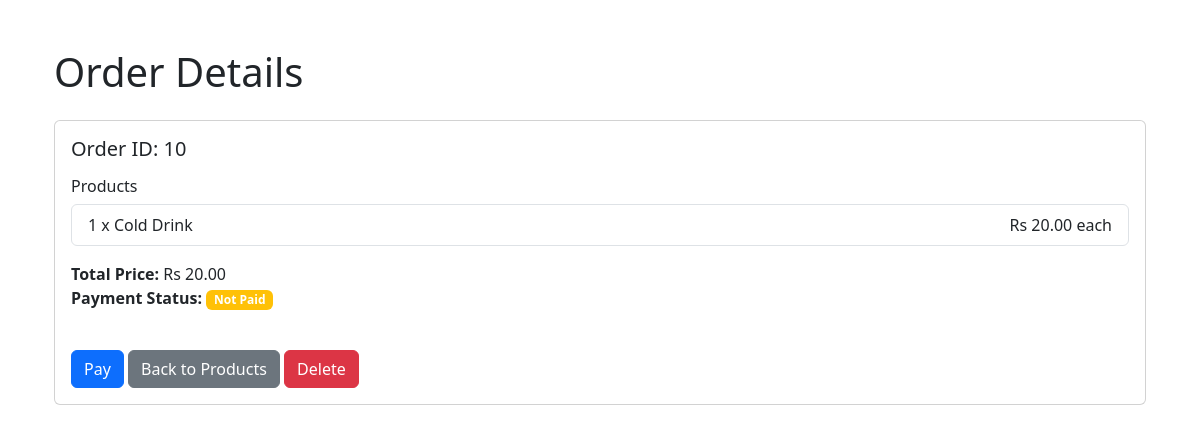
The app's page /order/10/ with its own data.
### store/models.py (models this page shows, shortened)
class Order(models.Model):
    created_at = models.DateTimeField(auto_now_add=True)
    transaction_id = models.CharField(max_length=20, null=True)
    paid = models.BooleanField(default=False)
    def total_price(self):
        return sum(item.product.price * item.quantity for item in self.items.all())

class OrderItem(models.Model):
    order = models.ForeignKey(Order, related_name='items', on_delete=models.CASCADE)
    product = models.ForeignKey(Product, on_delete=models.CASCADE)
    quantity = models.PositiveIntegerField()

class Product(models.Model):
    name = models.CharField(max_length=100)
    price = models.DecimalField(max_digits=10, decimal_places=2)
    image = models.ImageField(upload_to='images/', blank=True, null=True)

### store/views.py (the view)
# urls.py: path('order/<int:order_id>/', views.order_detail, name='order_detail'),
def order_detail(request, order_id):
    order = Order.objects.get(id=order_id)
    return render(request, 'store/order_detail.html', {'order': order})

### store/templates/store/order_detail.html (shortened to what this page needs)
{% extends 'store/base.html' %}
{% block content %}
<div class="container mt-5">
    <h1 class="mb-4">Order Details</h1>
    <div class="card">
        <div class="card-body">
            <h5 class="card-title">Order ID: {{ order.id }}</h5>
            <h6 class="mt-3">Products</h6>
            <ul class="list-group">
                {% for item in order.items.all %}
                <li class="list-group-item d-flex justify-content-between align-items-center">
                    {{ item.quantity }} x {{ item.product.name }}
                    <span>Rs {{ item.product.price }} each</span>
                </li>
                {% endfor %}
            </ul>
            <div class="mt-3">
                <strong>Total Price:</strong> Rs {{ order.total_price }}
            </div>
            <p><strong>Payment Status:</strong>
                <span class="badge {% if order.paid %}bg-success{% else %}bg-warning{% endif %}">
                    {% if order.paid %}Paid{% else %}Not Paid{% endif %}
                </span>
            </p>
            <a href="{% url 'payment' order_id=order.id %}" class="btn btn-primary mt-4">Pay</a>
            <a href="{% url 'product_list' %}" class="btn btn-secondary mt-4">Back to Products</a>
            <form method="post" action="{% url 'delete_order' order.id %}" class="d-inline">
                <button type="submit" class="btn btn-danger mt-4" onclick="return confirm('Are you sure you want to delete this order?');">Delete</button>
            </form>
        </div>
    </div>
</div>
{% endblock %}

### records on screen
Order: id "10", total_price "20.00"
OrderItem: quantity "1", product.name "Cold Drink", product.price "20.00"
